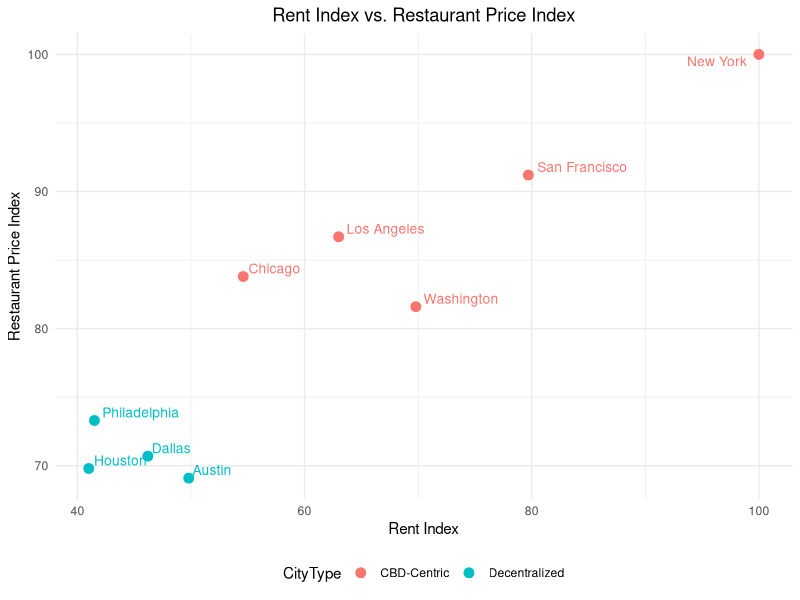
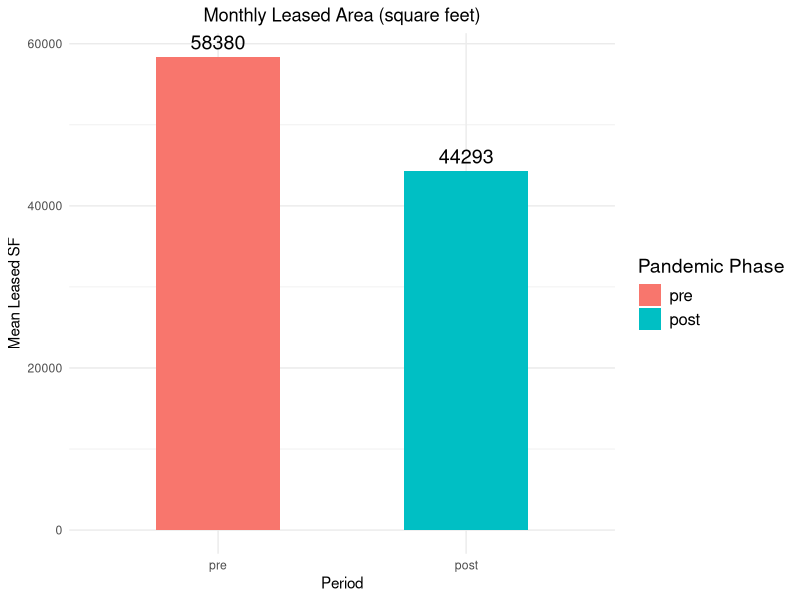

Source code (R) for these figures, in order: (Note: this script raises an error after producing the figures.)
# Library
library(dplyr)
library(ggplot2)
library(lme4)

# DataFest Visualizations -----
a_fil = read.csv("a_fil.csv")

library(dplyr)
library(ggplot2)

# Step 1: Group and summarize
leasedSF_summary <- a_fil %>%
  group_by(pre.post) %>%
  summarise(mean_leasedSF = mean(leasedSF, na.rm = TRUE))

# Set the factor order so that "pre" comes before "post"
leasedSF_summary$pre.post <- factor(leasedSF_summary$pre.post, levels = c("pre", "post"))

# Step 2: Create the plot with transparent backgrounds
p <- ggplot(leasedSF_summary, aes(x = pre.post, y = mean_leasedSF, fill = pre.post)) +
  geom_bar(stat = "identity", width = 0.5) +
  geom_text(aes(label = round(mean_leasedSF, 0)), vjust = -0.5, size = 5) +
  labs(title = "Monthly Leased Area (square feet)",
       x = "Period",
       y = "Mean Leased SF",
       fill = "Pandemic Phase") +
  theme_minimal() +
  theme(
    plot.title = element_text(hjust = 0.5),
    legend.title = element_text(size = 14),
    legend.text = element_text(size = 12),
    plot.background = element_rect(fill = "transparent", color = NA),
    panel.background = element_rect(fill = "transparent", color = NA),
    legend.background = element_rect(fill = "transparent", color = NA)
  )

# Step 3: Save the plot with a transparent background using ggsave
ggsave("leased_area_plot.png", plot = p, bg = "transparent", width = 8, height = 6, dpi = 300)

#Cluster Plot-----------
cluster = read.csv("cost_of_living_selected_cities.csv")

# Define your city groups
group1 <- c("Washington, DC, United States", "Chicago, IL, United States",
            "San Francisco, CA, United States", "New York, NY, United States",
            "Los Angeles, CA, United States")

group2 <- c("Austin, TX, United States", "Dallas, TX, United States",
            "Houston, TX, United States", "Philadelphia, PA, United States")

# Mean Stats
cluster_1 <- cluster[cluster$City %in% group1, ]
cluster_2 <- cluster[cluster$City %in% group2, ]
wilcox.test(cluster_1$Rent.Index, cluster_2$Rent.Index)
(mean(cluster_2$Rent.Index) - mean(cluster_1$Rent.Index))/mean(cluster_1$Rent.Index)
wilcox.test(cluster_1$Restaurant.Price.Index, cluster_2$Restaurant.Price.Index)
(mean(cluster_2$Restaurant.Price.Index)-mean(cluster_1$Restaurant.Price.Index)) / mean(cluster_1$Restaurant.Price.Index)

# Assign groups
cluster <- cluster %>%
  mutate(Group = case_when(
    City %in% group1 ~ "CBD-Centric",
    City %in% group2 ~ "Decentralized",
    TRUE ~ "Other"
  ))

# Extract short city name for labels (optional)
cluster <- cluster %>%
  mutate(Label = sub(",.*", "", City))

# Plot with Rent Index on x-axis and Restaurant Price Index on y-axis
ggplot(cluster, aes(x = Rent.Index, y = Restaurant.Price.Index, color = Group)) +
  geom_point(size = 3) +
  geom_text(
    aes(label = Label,
        # If it's New York, shift the label inside; otherwise, use default
        hjust = ifelse(Label == "New York", 1.2, -0.1),
        vjust = ifelse(Label == "New York", 1.2, -0.3)
    ),
    size = 3.5
  ) +
  labs(
    title = "Rent Index vs. Restaurant Price Index",
    x = "Rent Index",
    y = "Restaurant Price Index",
    color = "CityType"
  ) +
  theme_minimal() +
  theme(
    legend.position = "bottom",
    plot.title = element_text(hjust = 0.5)  # Center the title
  )
# Regression Model----------
b = read.csv("leased_area_summary.csv")

# Example: Set 'Finance' as the reference level for internal_industry
b$internal_industry <- as.factor(b$internal_industry)
b$internal_industry <- relevel(b$internal_industry, ref = "Legal")
b$internal_class = as.factor(b$internal_class)
b$internal_class <- relevel(b$internal_class, ref = "A")
b$big_city <- as.factor(b$CityType)
b$Pandemic <- as.factor(b$Pandemic)
b$Go_Stay <- as.factor(b$Go_Stay)
b$Pandemic <- relevel(b$Pandemic, ref = "Pre")
b$Go_Stay <- relevel(b$Go_Stay, ref = "Stay")

# Fit linear model
base_model <- lm(leasedSF ~internal_industry + 
              internal_class + CityType + Pandemic + Go_Stay + 
              avg_occupancy_proportion,
            data = b)

# Print model summary
summary(base_model)

# Interaction
interact_city_go <- lmer(leasedSF ~internal_industry + 
                          internal_class + CityType + Pandemic + Go_Stay + 
                          avg_occupancy_proportion + 
                         CityType:Pandemic:Go_Stay+Pandemic:internal_industry:internal_class+
                         (1|market),
                        data = b)
summary(interact_city_go)
temp = step(interaction_model)
summary(temp)

test <- lm(leasedSF ~ Pandemic *  internal_industry + CityType +
                          internal_class  + Go_Stay,
                        data = b)
summary(test)
